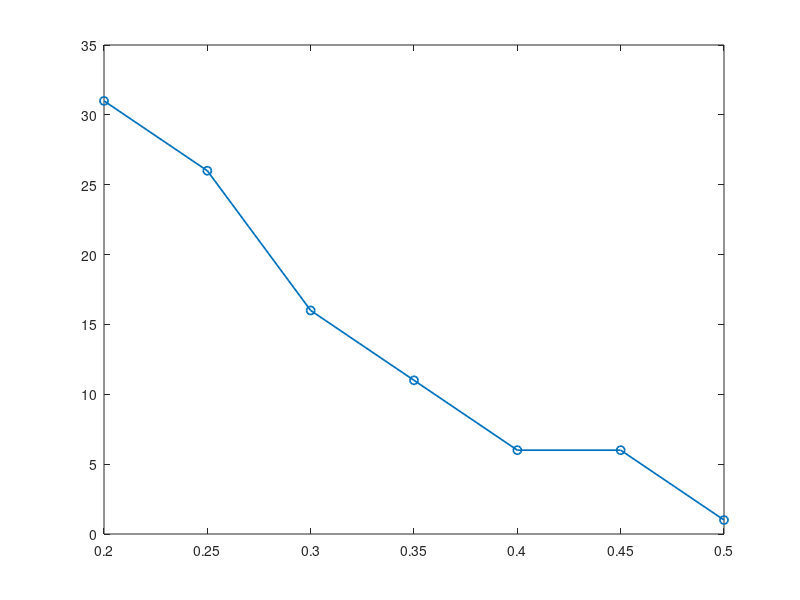

Recreate this plot in MATLAB. (Note: this script raises an error after producing the figure.)
close all;
clear all;

% PLOT CLOSED FORM
K = 50;
Llims = [1,400];
Lres = 5;
qlims = [1,50];
zlims = [0,300]; %250

% mu
c_mu = 0.2;

% print conditionals
% conditionals = [];
% for n=[1:K]
%     conditionals = [conditionals; [n, c_mu]];
% end
% figure;
% K = length(conditionals);
% for i=[1:K]
%     probs = [];
%     for z=[zlims(1):zlims(2)]
%         probs = [probs, nbinpdf(z,conditionals(i,1),conditionals(i,2))];
%     end
%     hold on;
%     plot([zlims(1):zlims(2)],probs);
% end

%%%%%%%%%%%%%%%%%%%%%%%%%%

% test mMUs
mulims = [0.2,0.5];
mures = 0.05;
mus = [mulims(1):mures:mulims(2)];

% Notice: running each of the following blocks takes 1 hr, the results are saved in files

% util = 0.925;
% resp925 = [];
% for mu = [mulims(1):mures:mulims(2)]
%     resp925 = [resp925, calc_predtime(0.1, mu, util, K, Llims, Lres, zlims, qlims)];
% end
% resp925 = [resp925;mus];

% util = 0.9;
% resp9 = [];
% for mu = [mulims(1):mures:mulims(2)]
%     resp9 = [resp9, calc_predtime(0.1, mu, util, K, Llims, Lres, zlims, qlims)];
% end
% resp9 = [resp9;mus];

% util = 0.875;
% resp875 = [];
% for mu = [mulims(1):mures:mulims(2)]
%     resp875 = [resp875, calc_predtime(0.1, mu, util, K, Llims, Lres, zlims, qlims)];
% end
% resp875 = [resp875;mus];

% util = 0.85;
% resp85 = [];
% for mu = [mulims(1):mures:mulims(2)]
%     resp85 = [resp85, calc_predtime(0.1, mu, util, K, Llims, Lres, zlims, qlims)];
% end
% resp85 = [resp85;mus];

% load from files
load('predtime_utilp875.mat')
load('predtime_utilp85.mat')
load('predtime_utilp9.mat')
load('predtime_utilp925.mat')

fig = figure;

p = plot(mus,resp85(1,:), '-o', 'DisplayName', sprintf('$\\rho=%.3f$', 0.85), 'LineWidth', 1.25);
p.Color = "#545454";
p.LineStyle = "-";
p.Marker = "o";
p.MarkerSize = 10;
hold on;

p = plot(mus,resp875(1,:), '-o', 'DisplayName', sprintf('$\\rho=%.3f$', 0.875), 'LineWidth', 1.25);
p.Color = "#545454";
p.LineStyle = "-";
p.Marker = "^";
p.MarkerSize = 10;
hold on;

p = plot(mus,resp9(1,:), '-o', 'DisplayName', sprintf('$\\rho=%.3f$', 0.9), 'LineWidth', 1.25);
p.Color = "#545454";
p.LineStyle = "-";
p.Marker = "*";
p.MarkerSize = 10;

p = plot(mus,resp925(1,:), '-o', 'DisplayName', sprintf('$\\rho=%.3f$', 0.925), 'LineWidth', 1.25);
p.Color = "#545454";
p.LineStyle = "-";
p.Marker = "s";
p.MarkerSize = 10;

ylabel('Epsilon-predictable horizon');
xlabel('Service Rate');
font = 'Times New Roman';
set(fig,'defaultAxesFontName',font);
set(fig,'DefaultTextFontName', font, 'DefaultAxesFontName', font);
ax = gca;
set(ax,'FontName', font, 'FontName', font);
set(fig,'defaultLegendFontName',font);
set(fig,'defaultTextFontName',font);
set(fig, 'Units', 'inches');
%set(fig, 'Position', [1, 1, 5, 3]); % Adjust figure size as per IEEE guidelines
set(fig, 'Position', [1, 1, 5*1.25, 3*1.25]); % Adjust figure size as per IEEE guidelines
set(gca, 'FontSize', 12); % Adjust font sizes as per IEEE guidelines
grid on;
legend('Interpreter', 'latex', 'FontSize', 12); % Use LaTeX for legend and adjust font size
legend('Location', 'best'); % Adjust legend location as per IEEE guidelines

set(gcf, 'Color', 'w');

% export_fig geogeo1_predtime.eps -m10
% export_fig geogeo1_predtime.png -m10
% savefig( fig , 'geogeo1_predtime.fig' )

function result = calc_predtime(epsilon, mu, factor, K, Llims, Lres, zlims, qlims)
    lambda = mu*factor;
    rho = lambda/mu;
    expected_q = rho/(1-rho);
    %q = ceil(q_factor*expected_q);
    res_cf = [];
    for L=[Llims(1):Lres:Llims(2)]
        res_q = [];
        for q=[qlims(1):qlims(2)]
            res_q = [res_q, mm1exact(zlims, K, q, L, mu, lambda)];
        end
        res_cf = [res_cf, min(res_q)];
    end
    res_idx = find(diff(res_cf<=epsilon));
    Ls = [Llims(1):Lres:Llims(2)];
    result = Ls(res_idx);
end